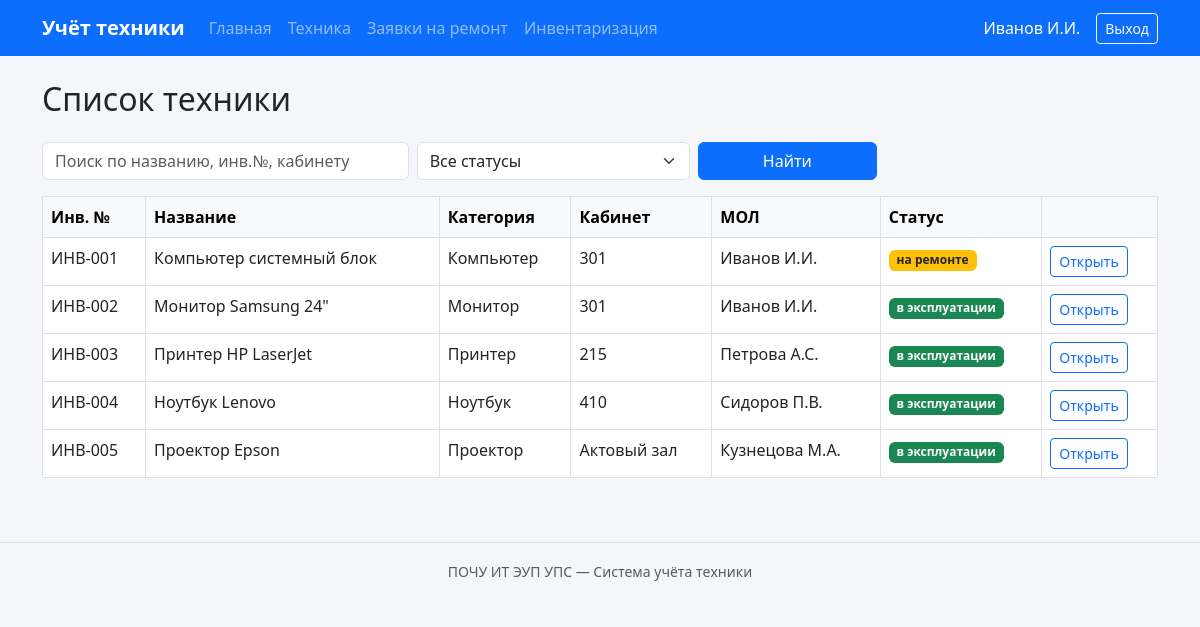
Page /equipment (signed in) on the committed database.
### app.py (models this page shows, shortened)
class User(db.Model):
    id = db.Column(db.Integer, primary_key=True)
    username = db.Column(db.String(80), unique=True, nullable=False)
    password_hash = db.Column(db.String(200), nullable=False)
    role = db.Column(db.String(20), default='user')  # admin или user
    full_name = db.Column(db.String(150))
    cabinet = db.Column(db.String(50))

class Equipment(db.Model):
    id = db.Column(db.Integer, primary_key=True)
    name = db.Column(db.String(200), nullable=False)
    inv_number = db.Column(db.String(50), unique=True, nullable=False)
    category = db.Column(db.String(100))  # компьютер, принтер, и т.д.
    cabinet = db.Column(db.String(50))
    responsible = db.Column(db.String(150))
    status = db.Column(db.String(50), default='в эксплуатации')  # в эксплуатации, на ремонте, списана
    purchase_date = db.Column(db.Date)
    notes = db.Column(db.Text)
    created_at = db.Column(db.DateTime, default=datetime.now)
    repair_requests = db.relationship('RepairRequest', backref='equipment', lazy=True)

### app.py (the view, shortened to what this page needs)
@app.route('/equipment')
@login_required
def equipment_list():
    user = get_current_user()
    status_filter = request.args.get('status', '')
    search = request.args.get('search', '').strip()
    query = Equipment.query
    if status_filter:
        query = query.filter_by(status=status_filter)
    items = query.order_by(Equipment.inv_number).all()
    return render_template('equipment_list.html', user=user, items=items,
                           status_filter=status_filter, search=search)

### app.py (called while the page is built)
def login_required(f):
    from functools import wraps
    @wraps(f)
    def decorated(*args, **kwargs):
        if 'user_id' not in session:
            flash('Нужно войти в систему', 'warning')
            return redirect(url_for('login'))
        return f(*args, **kwargs)
    return decorated

def get_current_user():
    if 'user_id' in session:
        return User.query.get(session['user_id'])
    return None

### templates/equipment_list.html (shortened to what this page needs)
{% extends "base.html" %}
{% block content %}
<div class="d-flex justify-content-between align-items-center mb-3">
    <h2>Список техники</h2>
</div>
<form class="row g-2 mb-3" method="get">
    <div class="col-md-4">
        <input type="text" name="search" class="form-control" placeholder="Поиск по названию, инв.№, кабинету" value="{{ search }}">
    </div>
    <div class="col-md-3">
        <select name="status" class="form-select">
            <option value="">Все статусы</option>
        </select>
    </div>
    <div class="col-md-2">
        <button type="submit" class="btn btn-primary w-100">Найти</button>
    </div>
</form>
<div class="table-responsive">
    <table class="table table-hover table-bordered">
        <thead class="table-light">
            <tr>
                <th>Инв. №</th>
                <th>Название</th>
                <th>Категория</th>
                <th>Кабинет</th>
                <th>МОЛ</th>
                <th>Статус</th>
                <th></th>
            </tr>
        </thead>
        <tbody>
            {% for item in items %}
            <tr>
                <td>{{ item.inv_number }}</td>
                <td>{{ item.name }}</td>
                <td>{{ item.category or '—' }}</td>
                <td>{{ item.cabinet or '—' }}</td>
                <td>{{ item.responsible or '—' }}</td>
                <td>
                    {% if item.status == 'в эксплуатации' %}
                    <span class="badge bg-success">{{ item.status }}</span>
                    {% elif item.status == 'на ремонте' %}
                    <span class="badge bg-warning text-dark">{{ item.status }}</span>
                    {% else %}
                    <span class="badge bg-secondary">{{ item.status }}</span>
                    {% endif %}
                </td>
                <td>
                    <a href="{{ url_for('equipment_view', eq_id=item.id) }}" class="btn btn-sm btn-outline-primary">Открыть</a>
                </td>
            </tr>
            {% else %}
            <tr><td colspan="7" class="text-center text-muted">Ничего не найдено</td></tr>
            {% endfor %}
        </tbody>
    </table>
</div>
{% endblock %}

### templates/base.html (shortened to what this page needs)
<!DOCTYPE html>
<html lang="ru">
<head>
    <link href="https://cdn.jsdelivr.net/npm/bootstrap@5.3.0/dist/css/bootstrap.min.css" rel="stylesheet">
    <link rel="stylesheet" href="{{ url_for('static', filename='css/style.css') }}">
</head>
<body>
    {% if user %}
    <nav class="navbar navbar-expand-lg navbar-dark bg-primary">
        <div class="container">
            <a class="navbar-brand" href="{{ url_for('index') }}">Учёт техники</a>
            <div class="collapse navbar-collapse" id="nav">
                <ul class="navbar-nav me-auto">
                    <li class="nav-item"><a class="nav-link" href="{{ url_for('index') }}">Главная</a></li>
                    <li class="nav-item"><a class="nav-link" href="{{ url_for('equipment_list') }}">Техника</a></li>
                    <li class="nav-item"><a class="nav-link" href="{{ url_for('repairs_list') }}">Заявки на ремонт</a></li>
                    <li class="nav-item"><a class="nav-link" href="{{ url_for('inventory') }}">Инвентаризация</a></li>
                </ul>
                <span class="navbar-text text-white me-3">
                    {{ user.full_name or user.username }}
                </span>
                <a href="{{ url_for('logout') }}" class="btn btn-outline-light btn-sm">Выход</a>
            </div>
        </div>
    </nav>
    {% endif %}
    <div class="container mt-4 mb-5">
        {% block content %}{% endblock %}
    </div>
    <footer class="text-center text-muted py-3 border-top">
        <small>ПОЧУ ИТ ЭУП УПС — Система учёта техники</small>
    </footer>
</body>
</html>

### static/css/style.css (style rules this page uses)
body { background-color: #f5f6fa; min-height: 100vh; }
.table th { font-weight: 600; white-space: nowrap; }
.navbar-brand { font-weight: 600; }
footer { margin-top: auto; }

### rows in the picture
User: full_name "Иванов И.И."
Equipment: inv_number "ИНВ-001", name "Компьютер системный блок", category "Компьютер", cabinet "301", responsible "Иванов И.И.", status "на ремонте"
Equipment: inv_number "ИНВ-002", name "Монитор Samsung 24\"", category "Монитор", cabinet "301", responsible "Иванов И.И.", status "в эксплуатации"
Equipment: inv_number "ИНВ-003", name "Принтер HP LaserJet", category "Принтер", cabinet "215", responsible "Петрова А.С.", status "в эксплуатации"
Equipment: inv_number "ИНВ-004", name "Ноутбук Lenovo", category "Ноутбук", cabinet "410", responsible "Сидоров П.В.", status "в эксплуатации"
Equipment: inv_number "ИНВ-005", name "Проектор Epson", category "Проектор", cabinet "Актовый зал", responsible "Кузнецова М.А.", status "в эксплуатации"
